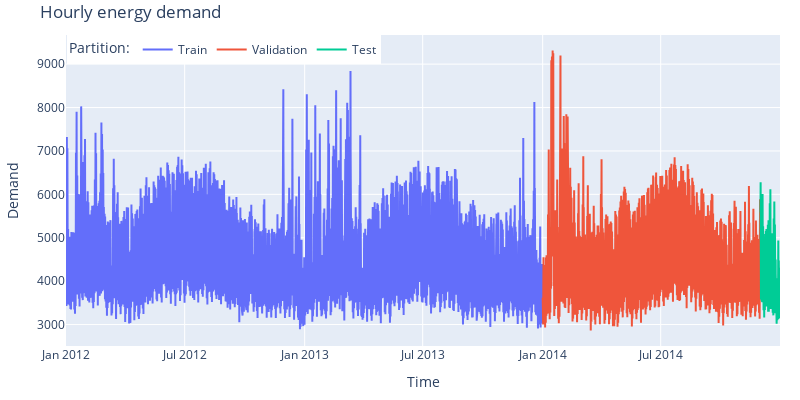

The code cell stored with this chart in its notebook:
### Markdown cell above
## Graphic exploration

### Code cell
# Interactive plot of time series
# ==============================================================================
fig = go.Figure()
fig.add_trace(go.Scatter(x=data_train.index, y=data_train['Demand'], mode='lines', name='Train'))
fig.add_trace(go.Scatter(x=data_val.index, y=data_val['Demand'], mode='lines', name='Validation'))
fig.add_trace(go.Scatter(x=data_test.index, y=data_test['Demand'], mode='lines', name='Test'))
fig.update_layout(
    title='Hourly energy demand',
    xaxis_title="Time",
    yaxis_title="Demand",
    legend_title="Partition:",
    width=800,
    height=400,
    margin=dict(l=20, r=20, t=35, b=20),
    legend=dict(orientation="h", yanchor="top", y=1, xanchor="left", x=0.001)
)
fig.show()

### Figure 1 — Plotly figure (JSON) as saved in the notebook; plotly's stock layout.template omitted (floating-point values rounded to 4 significant figures; data arrays with more than 128 entries replaced by an {"elided": "..."} marker saying what was removed)
{"data": [{"mode": "lines", "name": "Train", "type": "scatter", "x": {"elided": "17544 str values"}, "y": {"elided": "17544 float values"}}, {"mode": "lines", "name": "Validation", "type": "scatter", "x": {"elided": "8016 str values"}, "y": {"elided": "8016 float values"}}, {"mode": "lines", "name": "Test", "type": "scatter", "x": {"elided": "720 str values"}, "y": {"elided": "720 float values"}}], "layout": {"height": 400, "legend": {"orientation": "h", "title": {"text": "Partition:"}, "x": 0.001, "xanchor": "left", "y": 1, "yanchor": "top"}, "margin": {"b": 20, "l": 20, "r": 20, "t": 35}, "title": {"text": "Hourly energy demand"}, "width": 800, "xaxis": {"title": {"text": "Time"}}, "yaxis": {"title": {"text": "Demand"}}}}
